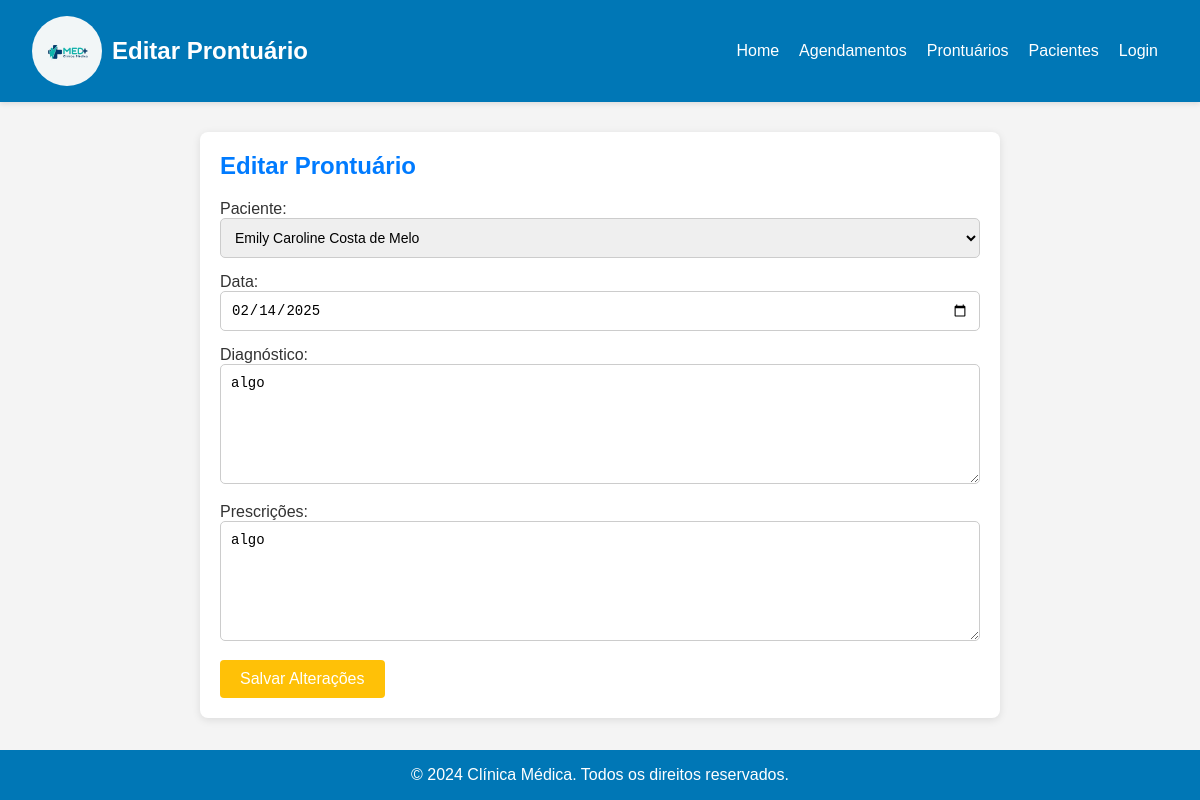
Page /prontuarios/editar/2 on the committed database.
### models.py (models this page shows)
class Prontuario(db.Model):
    id = db.Column(db.Integer, primary_key=True)
    data = db.Column(db.Date, nullable=False)
    diagnostico = db.Column(db.String(255))
    prescricoes = db.Column(db.String(255))
    paciente_id = db.Column(db.Integer, db.ForeignKey('paciente.id'), nullable=False)
    paciente = db.relationship('Paciente', backref='prontuarios_relacao')

class Paciente(db.Model):
    id = db.Column(db.Integer, primary_key=True)
    nome = db.Column(db.String(120), nullable=False)
    cpf = db.Column(db.String(11), unique=True, nullable=False)
    telefone = db.Column(db.String(15))
    endereco = db.Column(db.String(255))
    data_nascimento = db.Column(db.Date, nullable=False)
    prontuarios = db.relationship('Prontuario', backref='paciente_relacao', lazy=True)
    consultas = db.relationship('Consulta', backref='paciente_relacao', lazy=True)
    agendamentos = db.relationship('Agendamento', backref='paciente_relacao', lazy=True)

### controllers/prontuario_controller.py (the view, shortened to what this page needs)
@prontuario_bp.route('/editar/<int:id>', methods=['GET', 'POST'])
def editar_prontuario(id):
    prontuario = Prontuario.query.get_or_404(id)  # Buscando o prontuário a ser editado
    pacientes = Paciente.query.all()  # Recuperando a lista de pacientes
    return render_template('editar_prontuario.html', prontuario=prontuario, pacientes=pacientes)

### templates/editar_prontuario.html (shortened to what this page needs)
<!DOCTYPE html>
<html lang="pt-br">
<head>
    <link rel="stylesheet" href="{{ url_for('static', filename='css/prontuario.css') }}">
</head>
<body>
    <header>
        <div class="logo">
            <img src="{{ url_for('static', filename='img/logo.jpg') }}" alt="Logo Clínica Médica">
            <h1>Editar Prontuário</h1>
        </div>
        <nav>
            <ul>
                <li><a href="{{ url_for('home') }}">Home</a></li>
                <li><a href="{{ url_for('agendamento.listar_agendamentos') }}">Agendamentos</a></li>
                <li><a href="{{ url_for('prontuario.listar_prontuarios') }}">Prontuários</a></li>
                <li><a href="{{ url_for('paciente.listar_pacientes') }}">Pacientes</a></li>
                <li><a href="{{ url_for('login.login') }}">Login</a></li>
            </ul>
        </nav>
    </header>
    <main>
        <h2>Editar Prontuário</h2>
        <form action="{{ url_for('prontuario.editar_prontuario', id=prontuario.id) }}" method="POST">
            <div class="form-group">
                <label for="paciente_id">Paciente:</label>
                <select class="form-control" id="paciente_id" name="paciente_id" required>
                    {% for paciente in pacientes %}
                    <option value="{{ paciente.id }}" {% if paciente.id == prontuario.paciente_id %}selected{% endif %}>{{ paciente.nome }}</option>
                    {% endfor %}
                </select>
            </div>
            <div class="form-group">
                <label for="data">Data:</label>
                <input type="date" class="form-control" id="data" name="data" value="{{ prontuario.data.strftime('%Y-%m-%d') }}" required>
            </div>
            <div class="form-group">
                <label for="diagnostico">Diagnóstico:</label>
                <textarea class="form-control" id="diagnostico" name="diagnostico" required>{{ prontuario.diagnostico }}</textarea>
            </div>
            <div class="form-group">
                <label for="prescricoes">Prescrições:</label>
                <textarea class="form-control" id="prescricoes" name="prescricoes" required>{{ prontuario.prescricoes }}</textarea>
            </div>
            <button type="submit" class="btn btn-warning">Salvar Alterações</button>
        </form>
    </main>
    <footer>
        <p>&copy; 2024 Clínica Médica. Todos os direitos reservados.</p>
    </footer>
</body>
</html>

### static/css/prontuario.css (style rules this page uses)
* { margin: 0; padding: 0; box-sizing: border-box; }
body { font-family: Arial, sans-serif; background-color: #f4f4f4; color: #333; }
header { display: flex; justify-content: space-between; align-items: center; padding: 1rem 2rem; background-color: #0077b6; color: white; box-shadow: 0 2px 5px rgba(0, 0, 0, 0.1); position: sticky; top: 0; z-index: 1000; }
.logo { display: flex; align-items: center; gap: 10px; }
.logo img { width: 70px; height: 70px; border-radius: 50%; }
.logo h1 { font-size: 1.5rem; }
nav ul { list-style-type: none; padding: 10px; display: flex; justify-content: center; gap: 20px; }
nav ul li a { color: white; text-decoration: none; font-size: 16px; transition: color 0.3s; }
main { padding: 30px; background-color: white; margin: 20px auto; max-width: 1200px; border-radius: 8px; box-shadow: 0 2px 10px rgba(0, 0, 0, 0.1); }
h2 { font-size: 24px; margin-bottom: 20px; color: #007bff; }
.btn { display: inline-block; padding: 10px 20px; background-color: #007bff; color: white; text-decoration: none; border-radius: 4px; transition: background-color 0.3s; margin-right: 10px; }
.btn-warning { background-color: #ffc107; }
footer { background-color: #007bff; color: white; text-align: center; padding: 10px; position: fixed; width: 100%; bottom: 0; }
.form-group { margin-bottom: 15px; }
.form-control { width: 100%; padding: 10px; border: 1px solid #ccc; border-radius: 5px; font-size: 14px; transition: border-color 0.3s ease; }
textarea.form-control { height: 120px; }
button { padding: 12px 25px; font-size: 16px; cursor: pointer; border: none; border-radius: 5px; transition: background-color 0.3s ease; }
.btn-warning { background-color: #ffc107; color: white; }
h2 { font-size: 24px; color: #007bff; margin-bottom: 20px; }
main { max-width: 800px; margin: 30px auto; padding: 20px; background-color: white; border-radius: 8px; box-shadow: 0 2px 8px rgba(0, 0, 0, 0.1); }
footer { text-align: center; padding: 1rem; background-color: #0077b6; color: white; margin-top: auto; }

### rows in the picture
Prontuario: paciente_id "Emily Caroline Costa de Melo", data "02/14/2025", diagnostico "algo", prescricoes "algo"
